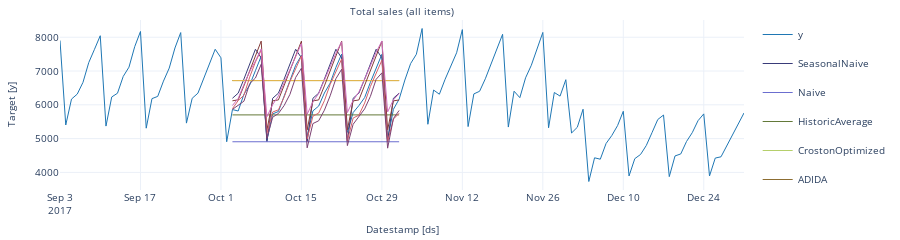
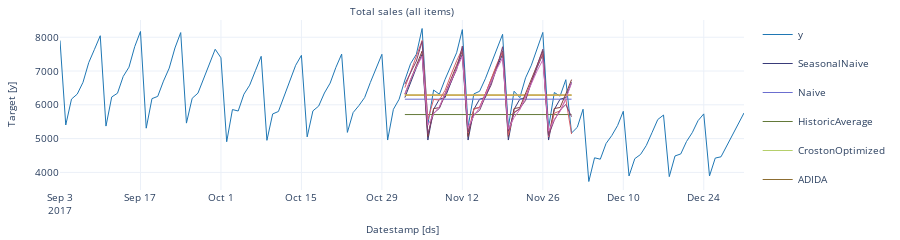
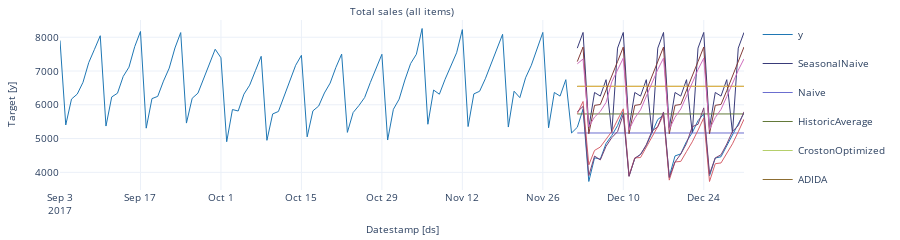

The code cell stored with these charts, in order, in its notebook:
### Code cell
for cutoff in cutoffs:
    img = sf.plot(
        agg_Y_df, 
        agg_cv_df.query('cutoff == @cutoff').drop(columns=['y', 'cutoff']),
        max_insample_length=30*4,
    )
